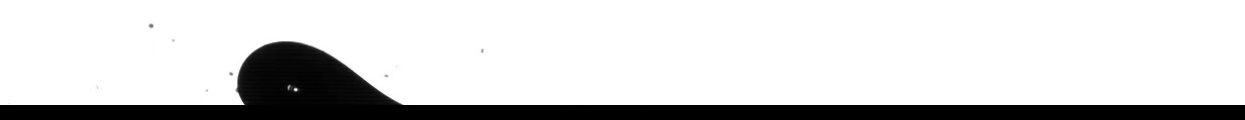
#> input picture src/PyThon/ContactAngle/DropDetection/doc/002667.jpg, 1245 x 120 px, found by its file name
$ python DropDetection_AbsDifference.py
#> lines starting #> are read from the running program, lines starting #| are printed output that depends on the picture
"""
Author: Sajjad Shumaly
"""
import cv2
import numpy as np
import matplotlib.pyplot as plt

def drop_cropping(
    diff_img: np.ndarray,
    drop_middle_y: int,
    drop_start: int,
    x_left_margin: int = 30,
    x_right_margin: int = 60,
    y_up_margin: int = 10,
    object_detection_threshold: int = 40,
) -> tuple[np.ndarray, int, int, int, int]:
    """
    Crops the droplet reflection from the difference image based on detected edges.

    Args:
        diff_img (np.ndarray): Difference image containing the droplet reflection.
        drop_middle_y (int): Approximate vertical center of the droplet.
        drop_start (int): Approximate starting point of the droplet.
        x_left_margin (int): Margin added to the left crop boundary.
        x_right_margin (int): Margin added to the right crop boundary.
        y_up_margin (int): Margin subtracted from the upper crop boundary.
        object_detection_threshold (int): Pixel intensity threshold for detecting droplet edges.

    Returns:
        tuple:
            - Cropped droplet reflection image (np.ndarray)
            - x_left (int): Left x-coordinate of the crop.
            - x_right (int): Right x-coordinate of the crop.
            - y_up (int): Top y-coordinate of the crop.
            - y_down (int): Bottom y-coordinate of the crop.

    Raises:
        ValueError: If the input image is not a valid numpy array.
    """
    if not isinstance(diff_img, np.ndarray):
        raise ValueError("Input image must be a valid numpy array.")

    height, width = diff_img.shape[:2]

    # Find left boundary
    left_candidates = diff_img[drop_middle_y, :, 0] > object_detection_threshold
    x_left = np.argmax(left_candidates) - x_left_margin
    x_left = max(0, x_left)

    # Find right boundary
    right_candidates = diff_img[drop_middle_y, ::-1, 0] > object_detection_threshold
    x_right = width - np.argmax(right_candidates) + x_right_margin
    x_right = min(width, x_right)

    # Find bottom boundary
    y_down = drop_middle_y
    for y in range(drop_middle_y, drop_start):
        row = diff_img[y, x_left:width, 0] > object_detection_threshold
        if np.any(row):
            y_down = y
            break

    # Find top boundary
    y_up = drop_middle_y
    for y in range(drop_middle_y, 0, -1):
        row = diff_img[y, x_left:width, 0] > object_detection_threshold
        if np.any(row):
            y_up = y
            break
    y_up = max(0, y_up - y_up_margin)

    # Crop and return
    drop_reflection = diff_img[y_up:y_down, x_left:x_right]
    return drop_reflection, x_left, x_right, y_up, y_down


if __name__ == "__main__":
    middle_drop_height = 25
    drop_start_height = 9
    baseline = 128
    drop_start = baseline - drop_start_height
    drop_middle_y = drop_start - middle_drop_height

    diff_img = cv2.imread("src/PyThon/ContactAngle/DropDetection/doc/002667.jpg")
#> diff_img is the input picture: shape (120, 1245, 3); min 0, max 255, mean 211.7
    diff_img = diff_img[:100, :, :]  # Crop to baseline height
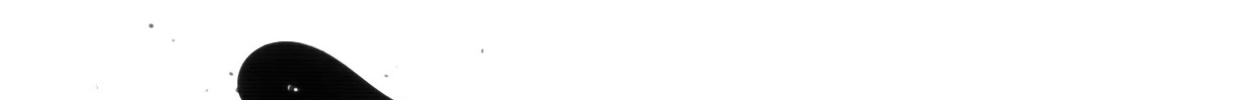
#> diff_img: shape (100, 1245, 3); min 0, max 255, mean 242.8
    drop_reflection, x_left, x_right, y_up, y_down = drop_cropping(
        diff_img,
        drop_middle_y=drop_middle_y,
        drop_start=drop_start,
        x_left_margin=30,
        x_right_margin=60,
        y_up_margin=10,
    )
#> in drop_cropping, `x_left = np.argmax(left_candidates) - x_left_margin`: x_left = -30
#> in drop_cropping, `x_left = max(0, x_left)`: x_left = 0
#> in drop_cropping, `x_right = width - np.argmax(right_candidates) + x_right_margin`: x_right = 1305
#> in drop_cropping, `x_right = min(width, x_right)`: x_right = 1245
#> x_left = 0; x_right = 1245; y_up = 84; y_down = 94

    just_drop = diff_img[y_up:baseline, x_left:x_right, :]
    plt.imshow(just_drop)
    plt.show()
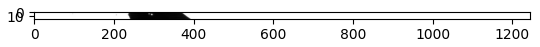
#> figure drawn by matplotlib, 1 panel

$ run again, with src/PyThon/ContactAngle/DropDetection/doc/Dirty.jpg copied over src/PyThon/ContactAngle/DropDetection/doc/002667.jpg
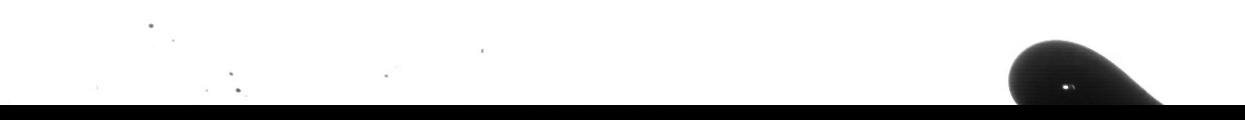
#> input picture src/PyThon/ContactAngle/DropDetection/doc/Dirty.jpg, 1245 x 120 px, found by its file name
#> diff_img is the input picture: shape (120, 1245, 3); min 0, max 255, mean 213.2
#> `diff_img = diff_img[:100, :, :]`:
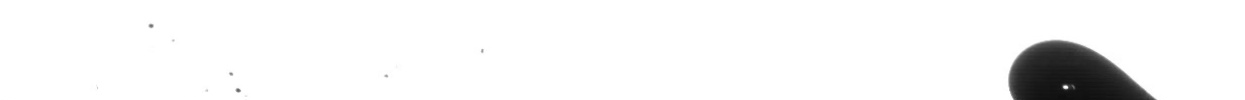
#> diff_img: shape (100, 1245, 3); min 13, max 255, mean 244.4
#> in drop_cropping, `x_left = np.argmax(left_candidates) - x_left_margin`: x_left = -30
#> in drop_cropping, `x_left = max(0, x_left)`: x_left = 0
#> in drop_cropping, `x_right = width - np.argmax(right_candidates) + x_right_margin`: x_right = 1305
#> in drop_cropping, `x_right = min(width, x_right)`: x_right = 1245
#> `drop_reflection, x_left, x_right, y_up, y_down = drop_cropping( diff_i..`: x_left = 0; x_right = 1245; y_up = 84; y_down = 94
#> `plt.show()`:
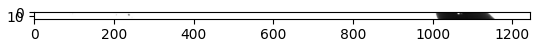
#> figure drawn by matplotlib, 1 panel

$ run again, with src/PyThon/ContactAngle/DropDetection/doc/Long Drop.jpg copied over src/PyThon/ContactAngle/DropDetection/doc/002667.jpg
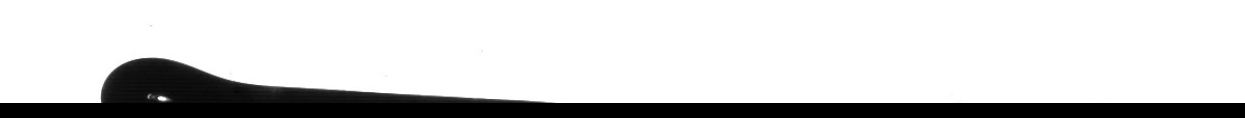
#> input picture src/PyThon/ContactAngle/DropDetection/doc/Long Drop.jpg, 1245 x 118 px, found by its file name
#> diff_img is the input picture: shape (118, 1245, 3); min 0, max 255, mean 210.2
#> `diff_img = diff_img[:100, :, :]`:
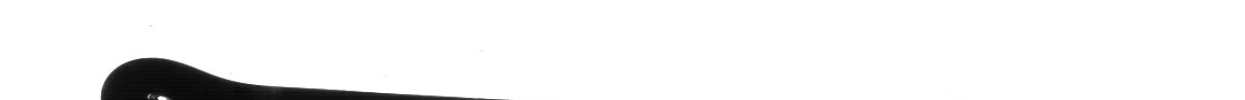
#> diff_img: shape (100, 1245, 3); min 6, max 255, mean 242.8
#> in drop_cropping, `x_left = np.argmax(left_candidates) - x_left_margin`: x_left = -30
#> in drop_cropping, `x_left = max(0, x_left)`: x_left = 0
#> in drop_cropping, `x_right = width - np.argmax(right_candidates) + x_right_margin`: x_right = 1305
#> in drop_cropping, `x_right = min(width, x_right)`: x_right = 1245
#> `drop_reflection, x_left, x_right, y_up, y_down = drop_cropping( diff_i..`: x_left = 0; x_right = 1245; y_up = 84; y_down = 94
#> `plt.show()`:
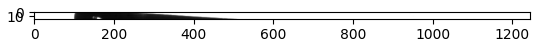
#> figure drawn by matplotlib, 1 panel

$ run again, with src/PyThon/ContactAngle/DropDetection/doc/DropDetection_Sum.png saved as src/PyThon/ContactAngle/DropDetection/doc/002667.jpg
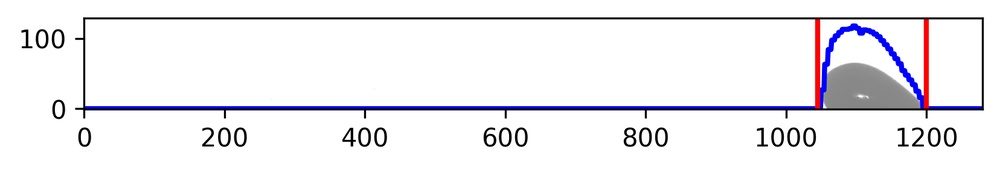
#> input picture src/PyThon/ContactAngle/DropDetection/doc/DropDetection_Sum.png, 1000 x 170 px, shrunk from 1656 x 282 before the run, found by its file name
#> diff_img is the input picture: shape (170, 1000, 3); mean B, G, R 241.2, 237.2, 238.4
#> `diff_img = diff_img[:100, :, :]`:
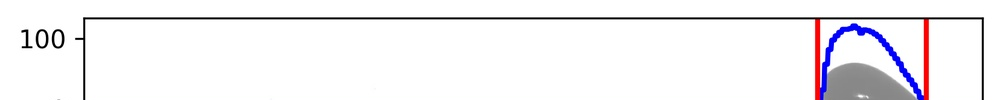
#> diff_img: shape (100, 1000, 3); mean B, G, R 243.7, 241.1, 243
#> in drop_cropping, `x_left = np.argmax(left_candidates) - x_left_margin`: x_left = -30
#> in drop_cropping, `x_left = max(0, x_left)`: x_left = 0
#> in drop_cropping, `x_right = width - np.argmax(right_candidates) + x_right_margin`: x_right = 1060
#> in drop_cropping, `x_right = min(width, x_right)`: x_right = 1000
#> `drop_reflection, x_left, x_right, y_up, y_down = drop_cropping( diff_i..`: x_left = 0; x_right = 1000; y_up = 84; y_down = 94
#> `plt.show()`:
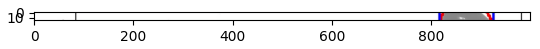
#> figure drawn by matplotlib, 1 panel
